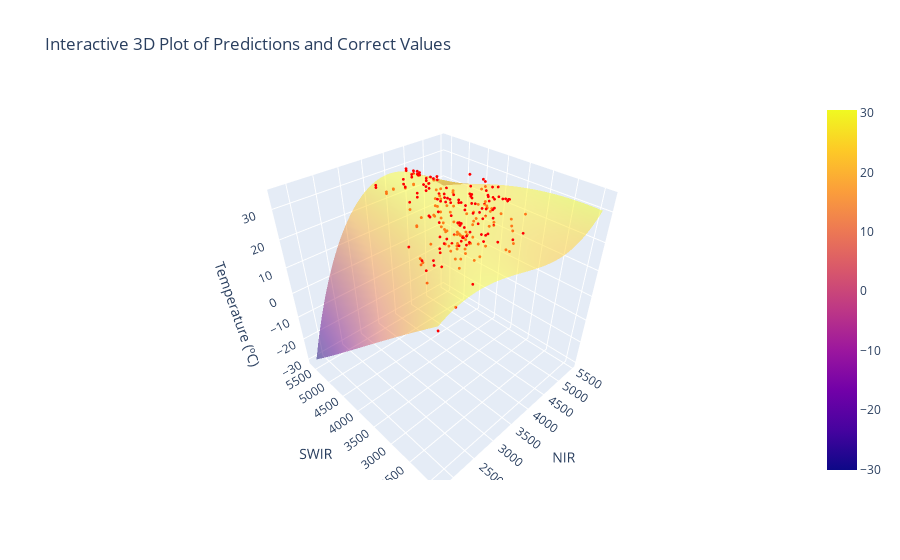

This figure's notebook cell:
### Code cell
fig = make_subplots(specs=[[{'type': 'surface'}]])

# Add the prediction plane
plane = go.Surface(x=nir_grid, y=swir_grid, z=z_pred, colorscale='plasma', opacity=0.5)
fig.add_trace(plane)

# Add the correct values as scatter points
scatter = go.Scatter3d(x=df['nir'], y=df['swir1'], z=df['temperature'], mode='markers', marker=dict(color='red', size=1), name='Correct Values')
fig.add_trace(scatter)

# Update the layout
fig.update_layout(scene=dict(
                    xaxis_title='NIR',
                    yaxis_title='SWIR',
                    zaxis_title='Temperature (ºC)'),
                  title='Interactive 3D Plot of Predictions and Correct Values')

fig.show()

### Figure 1 — Plotly figure (JSON) as saved in the notebook; plotly's stock layout.template omitted (floating-point values rounded to 4 significant figures; data arrays with more than 128 entries replaced by an {"elided": "..."} marker saying what was removed)
{"data": [{"colorscale": [[0, "#0d0887"], [0.1111, "#46039f"], [0.2222, "#7201a8"], [0.3333, "#9c179e"], [0.4444, "#bd3786"], [0.5556, "#d8576b"], [0.6667, "#ed7953"], [0.7778, "#fb9f3a"], [0.8889, "#fdca26"], [1, "#f0f921"]], "opacity": 0.5, "type": "surface", "x": {"elided": "50x50 float values"}, "y": {"elided": "50x50 float values"}, "z": {"elided": "50x50 float values"}}, {"marker": {"color": "red", "size": 1}, "mode": "markers", "name": "Correct Values", "type": "scatter3d", "x": {"elided": "214 int values"}, "y": {"elided": "214 int values"}, "z": {"elided": "214 float values"}}], "layout": {"autosize": true, "scene": {"aspectmode": "auto", "aspectratio": {"x": 1, "y": 1, "z": 1}, "camera": {"center": {"x": 0, "y": 0, "z": 0}, "eye": {"x": -1.196, "y": -1.234, "z": 1.293}, "projection": {"type": "perspective"}, "up": {"x": 0, "y": 0, "z": 1}}, "domain": {"x": [0, 1], "y": [0, 1]}, "xaxis": {"title": {"text": "NIR"}, "type": "linear"}, "yaxis": {"title": {"text": "SWIR"}, "type": "linear"}, "zaxis": {"title": {"text": "Temperature (ºC)"}, "type": "linear"}}, "title": {"text": "Interactive 3D Plot of Predictions and Correct Values"}}}
